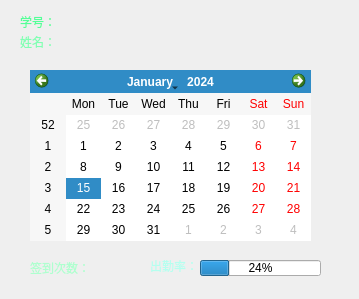
<?xml version="1.0" encoding="UTF-8"?>
<ui version="4.0">
 <class>Person</class>
 <widget class="QWidget" name="Person">
  <property name="geometry">
   <rect>
    <x>0</x>
    <y>0</y>
    <width>359</width>
    <height>299</height>
   </rect>
  </property>
  <property name="windowTitle">
   <string>签到情况</string>
  </property>
  <widget class="QLabel" name="label">
   <property name="geometry">
    <rect>
     <x>20</x>
     <y>12</y>
     <width>81</width>
     <height>20</height>
    </rect>
   </property>
   <property name="styleSheet">
    <string notr="true">color: rgb(83, 255, 152);
font: italic 9pt &quot;Georgia&quot;;</string>
   </property>
   <property name="text">
    <string>学号：</string>
   </property>
  </widget>
  <widget class="QLabel" name="label_2">
   <property name="geometry">
    <rect>
     <x>20</x>
     <y>32</y>
     <width>71</width>
     <height>20</height>
    </rect>
   </property>
   <property name="styleSheet">
    <string notr="true">color: rgb(128, 255, 179);
font: italic 9pt &quot;Arial Rounded MT Bold&quot;;</string>
   </property>
   <property name="text">
    <string>姓名：</string>
   </property>
  </widget>
  <widget class="QCalendarWidget" name="calendarWidget">
   <property name="geometry">
    <rect>
     <x>30</x>
     <y>70</y>
     <width>281</width>
     <height>171</height>
    </rect>
   </property>
   <property name="styleSheet">
    <string notr="true"/>
   </property>
  </widget>
  <widget class="QLabel" name="label_3">
   <property name="geometry">
    <rect>
     <x>30</x>
     <y>260</y>
     <width>81</width>
     <height>16</height>
    </rect>
   </property>
   <property name="styleSheet">
    <string notr="true">color: rgb(174, 255, 207);
font: italic 9pt &quot;Arial Narrow&quot;;
font: italic 9pt &quot;Arial Rounded MT Bold&quot;;</string>
   </property>
   <property name="text">
    <string>签到次数：</string>
   </property>
  </widget>
  <widget class="QLabel" name="label_4">
   <property name="geometry">
    <rect>
     <x>150</x>
     <y>260</y>
     <width>54</width>
     <height>12</height>
    </rect>
   </property>
   <property name="styleSheet">
    <string notr="true">color: rgb(181, 255, 239);
font: italic 9pt &quot;Arial Narrow&quot;;</string>
   </property>
   <property name="text">
    <string>出勤率：</string>
   </property>
  </widget>
  <widget class="QProgressBar" name="progressBar">
   <property name="geometry">
    <rect>
     <x>200</x>
     <y>260</y>
     <width>121</width>
     <height>16</height>
    </rect>
   </property>
   <property name="value">
    <number>24</number>
   </property>
  </widget>
  <widget class="QWidget" name="widget" native="true">
   <property name="geometry">
    <rect>
     <x>0</x>
     <y>0</y>
     <width>361</width>
     <height>301</height>
    </rect>
   </property>
   <property name="toolTip">
    <string/>
   </property>
   <property name="styleSheet">
    <string notr="true">border-image: url(:/图片1558917959422.jpeg);</string>
   </property>
   <zorder>calendarWidget</zorder>
   <zorder>calendarWidget</zorder>
   <zorder>calendarWidget</zorder>
   <zorder>label_3</zorder>
  </widget>
  <zorder>widget</zorder>
  <zorder>label</zorder>
  <zorder>label_2</zorder>
  <zorder>calendarWidget</zorder>
  <zorder>label_3</zorder>
  <zorder>label_4</zorder>
  <zorder>progressBar</zorder>
 </widget>
 <resources/>
 <connections/>
</ui>
